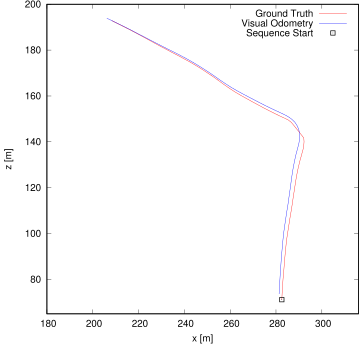

Write gnuplot code to recreate this figure.
set term postscript eps enhanced color
set output "00.eps"
set size ratio -1
set xrange [180:316]
set yrange [65:200]
set xlabel "x [m]"
set ylabel "z [m]"
plot "sub00.txt" using 1:2 lc rgb "#FF0000" title 'Ground Truth' w lines,"sub00.txt" using 3:4 lc rgb "#0000FF" title 'Visual Odometry' w lines,"< head -1 sub00.txt" using 1:2 lc rgb "#000000" pt 4 ps 1 lw 2 title 'Sequence Start' w points
